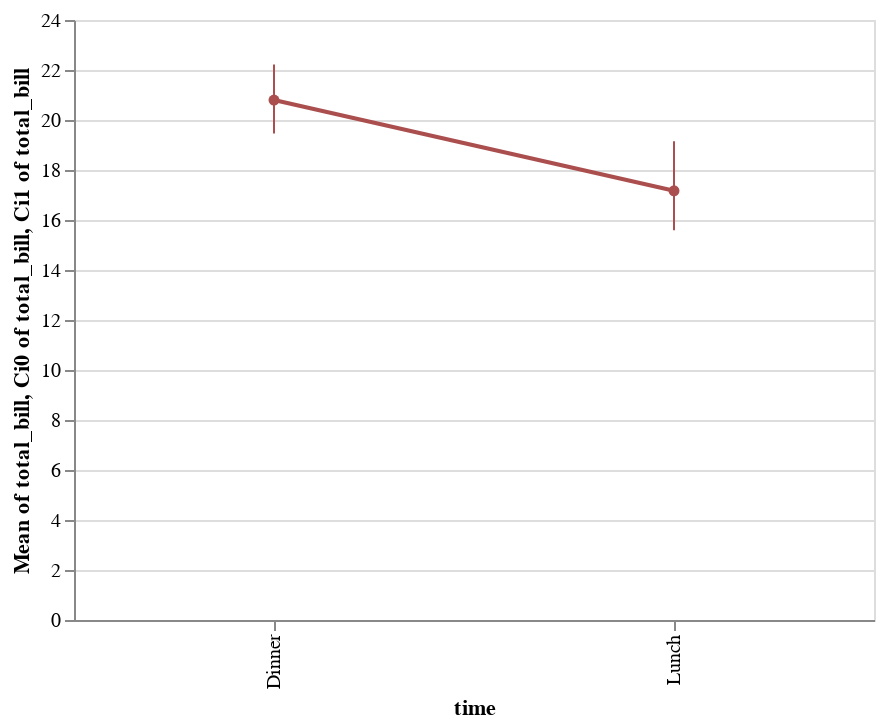

Here is the notebook cell this chart was saved with:
### Code cell
display(salt.pointplot("time", y="total_bill", data=tips, color="#bb3f3f"))
ax = sns.pointplot("time", y="total_bill", data=tips, color="#bb3f3f")

### Figure 1 — Vega-Lite specification as saved in the notebook (floating-point values rounded to 4 significant figures; data arrays with more than 128 entries replaced by an {"elided": "..."} marker saying what was removed)
{"$schema": "https://vega.github.io/schema/vega-lite/v2.4.1.json", "config": {"range": {"category": ["rgba(171,78,78,1)"]}, "view": {"height": 300, "width": 400}}, "data": {"values": {"elided": "244 records"}}, "layer": [{"encoding": {"color": {"field": "___", "legend": null, "type": "nominal"}, "x": {"field": "time", "type": "nominal"}, "y": {"aggregate": "mean", "field": "total_bill", "type": "quantitative"}}, "mark": "circle"}, {"encoding": {"color": {"field": "___", "legend": null, "type": "nominal"}, "x": {"field": "time", "type": "nominal"}, "y": {"aggregate": "mean", "field": "total_bill", "type": "quantitative"}}, "mark": "line"}, {"encoding": {"color": {"field": "___", "legend": null, "type": "nominal"}, "x": {"field": "time", "type": "nominal"}, "y": {"aggregate": "ci0", "field": "total_bill", "type": "quantitative"}, "y2": {"aggregate": "ci1", "field": "total_bill", "type": "quantitative"}}, "mark": "rule"}]}
